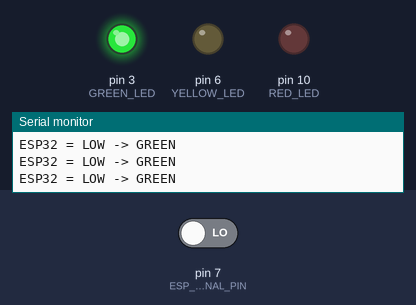
Simulated run of this sketch. Board: Arduino Mega 2560, built with avr-gcc and run on an emulated ATmega2560. Parts: output pins drawn as LEDs (lit = HIGH), the last lines printed to the serial monitor. Inputs (shaded band) come from the test bench; at power-on: pin 7 (ESP_SIGNAL_PIN) LOW.

Above: at 1.8 s.
1.9 s: pin 7 (ESP_SIGNAL_PIN) driven HIGH
At 3.2 s:
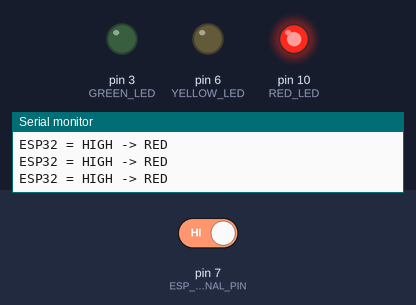
3.5 s: pin 7 (ESP_SIGNAL_PIN) driven LOW
At 4.5 s:
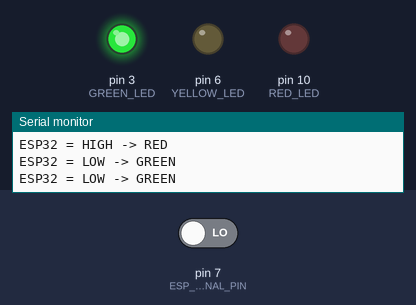
Timing chart, 0 to 6.5 s (numbered marks = the images above; inputs shaded):
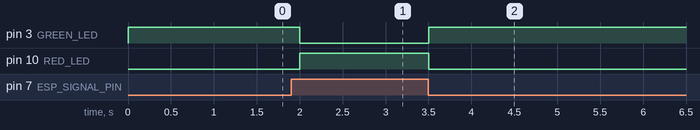

Measured:
- after the input at 1.9 s, pin 3 (GREEN_LED): HIGH → LOW after 0.10 s; pin 10 (RED_LED): LOW → HIGH after 0.10 s
- after the input at 3.5 s, pin 3 (GREEN_LED): LOW → HIGH at once; pin 10 (RED_LED): HIGH → LOW at once

The sketch:

Squirrel_Mega.ino
```cpp
#define ESP_SIGNAL_PIN 7

#define RED_LED    10
#define YELLOW_LED 6
#define GREEN_LED  3

void setup() {
  pinMode(ESP_SIGNAL_PIN, INPUT);

  pinMode(RED_LED, OUTPUT);
  pinMode(YELLOW_LED, OUTPUT);
  pinMode(GREEN_LED, OUTPUT);

  // Start with all LEDs OFF
  digitalWrite(RED_LED, LOW);
  digitalWrite(YELLOW_LED, LOW);
  digitalWrite(GREEN_LED, LOW);

  Serial.begin(9600);

  Serial.println("LED + ESP32-S3 test started");
}

void loop() {

  int signal = digitalRead(ESP_SIGNAL_PIN);

  if (signal == HIGH) {

    // Squirrel detected
    digitalWrite(RED_LED, HIGH);
    digitalWrite(GREEN_LED, LOW);
    digitalWrite(YELLOW_LED, LOW);

    Serial.println("ESP32 = HIGH -> RED");

  } else {

    // No squirrel
    digitalWrite(RED_LED, LOW);
    digitalWrite(GREEN_LED, HIGH);
    digitalWrite(YELLOW_LED, LOW);

    Serial.println("ESP32 = LOW -> GREEN");
  }

  delay(500);
}
```
